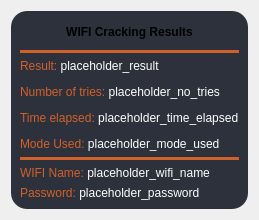
               <widget class="QWidget" name="wifi_cracking_results">
                <layout class="QVBoxLayout" name="verticalLayout_17">
                 <item>
                  <widget class="QFrame" name="frame_21">
                   <property name="styleSheet">
                    <string notr="true">background-color: rgb(44, 49, 60);
border-radius: 16px</string>
                   </property>
                   <property name="frameShape">
                    <enum>QFrame::StyledPanel</enum>
                   </property>
                   <property name="frameShadow">
                    <enum>QFrame::Raised</enum>
                   </property>
                   <layout class="QVBoxLayout" name="verticalLayout_37">
                    <item>
                     <widget class="QLabel" name="label_14">
                      <property name="sizePolicy">
                       <sizepolicy hsizetype="Minimum" vsizetype="Minimum">
                        <horstretch>0</horstretch>
                        <verstretch>0</verstretch>
                       </sizepolicy>
                      </property>
                      <property name="minimumSize">
                       <size>
                        <width>33</width>
                        <height>24</height>
                       </size>
                      </property>
                      <property name="maximumSize">
                       <size>
                        <width>400</width>
                        <height>33</height>
                       </size>
                      </property>
                      <property name="styleSheet">
                       <string notr="true">background-color: rgb(44, 49, 60);</string>
                      </property>
                      <property name="text">
                       <string>&lt;html&gt;&lt;head/&gt;&lt;body&gt;&lt;p align=&quot;center&quot;&gt;&lt;span style=&quot; font-weight:600;&quot;&gt;WIFI Cracking Results&lt;/span&gt;&lt;/p&gt;&lt;/body&gt;&lt;/html&gt;</string>
                      </property>
                     </widget>
                    </item>
                    <item>
                     <widget class="Line" name="line_7">
                      <property name="styleSheet">
                       <string notr="true">
background-color: rgb(210, 96, 42);</string>
                      </property>
                      <property name="orientation">
                       <enum>Qt::Horizontal</enum>
                      </property>
                     </widget>
                    </item>
                    <item>
                     <widget class="QLabel" name="label_12">
                      <property name="text">
                       <string>&lt;html&gt;&lt;head/&gt;&lt;body&gt;&lt;p&gt;&lt;span style=&quot; color:#d2602a;&quot;&gt;Result: &lt;/span&gt;&lt;span style=&quot; color:#ffffff;&quot;&gt;placeholder_result&lt;/span&gt;&lt;/p&gt;&lt;p&gt;&lt;span style=&quot; color:#d2602a;&quot;&gt;Number of tries: &lt;/span&gt;&lt;span style=&quot; color:#ffffff;&quot;&gt;placeholder_no_tries&lt;/span&gt;&lt;/p&gt;&lt;p&gt;&lt;span style=&quot; color:#d2602a;&quot;&gt;Time elapsed: &lt;/span&gt;&lt;span style=&quot; color:#ffffff;&quot;&gt;placeholder_time_elapsed&lt;/span&gt;&lt;/p&gt;&lt;p&gt;&lt;span style=&quot; color:#d2602a;&quot;&gt;Mode Used: &lt;/span&gt;&lt;span style=&quot; color:#ffffff;&quot;&gt;placeholder_mode_used&lt;/span&gt;&lt;/p&gt;&lt;/body&gt;&lt;/html&gt;</string>
                      </property>
                     </widget>
                    </item>
                    <item>
                     <widget class="Line" name="line_5">
                      <property name="styleSheet">
                       <string notr="true">background-color: rgb(210, 96, 42);</string>
                      </property>
                      <property name="orientation">
                       <enum>Qt::Horizontal</enum>
                      </property>
                     </widget>
                    </item>
                    <item>
                     <widget class="QLabel" name="label_13">
                      <property name="text">
                       <string>&lt;html&gt;&lt;head/&gt;&lt;body&gt;&lt;p&gt;&lt;img src=&quot;:/Icons/Icons/wifi.svg&quot;/&gt;&lt;span style=&quot; color:#d2602a;&quot;&gt;WIFI Name: &lt;/span&gt;&lt;span style=&quot; color:#ffffff;&quot;&gt;placeholder_wifi_name&lt;/span&gt;&lt;/p&gt;&lt;/body&gt;&lt;/html&gt;</string>
                      </property>
                     </widget>
                    </item>
                    <item>
                     <widget class="QLabel" name="label_19">
                      <property name="text">
                       <string>&lt;html&gt;&lt;head/&gt;&lt;body&gt;&lt;p&gt;&lt;img src=&quot;:/Icons/Icons/key.svg&quot;/&gt;&lt;span style=&quot; color:#d2602a;&quot;&gt;Password: &lt;/span&gt;&lt;span style=&quot; color:#ffffff;&quot;&gt;placeholder_password&lt;/span&gt;&lt;/p&gt;&lt;/body&gt;&lt;/html&gt;</string>
                      </property>
                     </widget>
                    </item>
                   </layout>
                  </widget>
                 </item>
                </layout>
               </widget>
